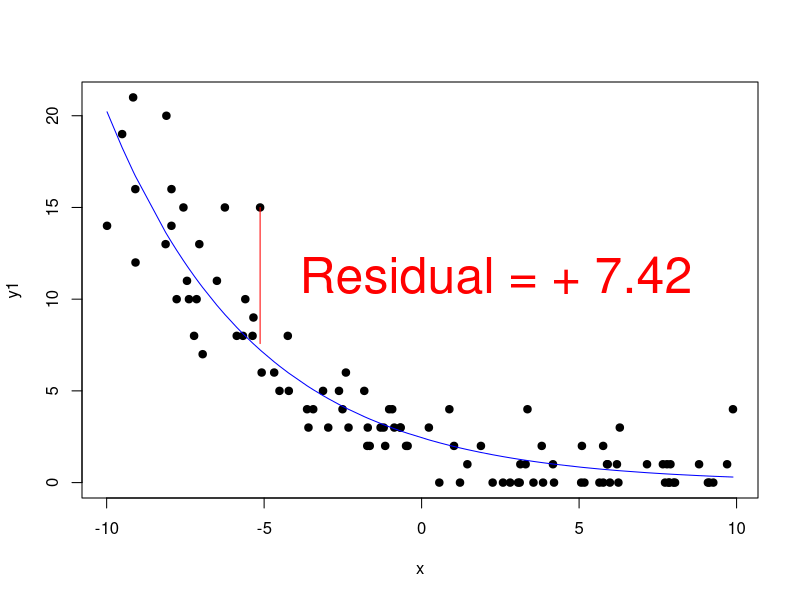
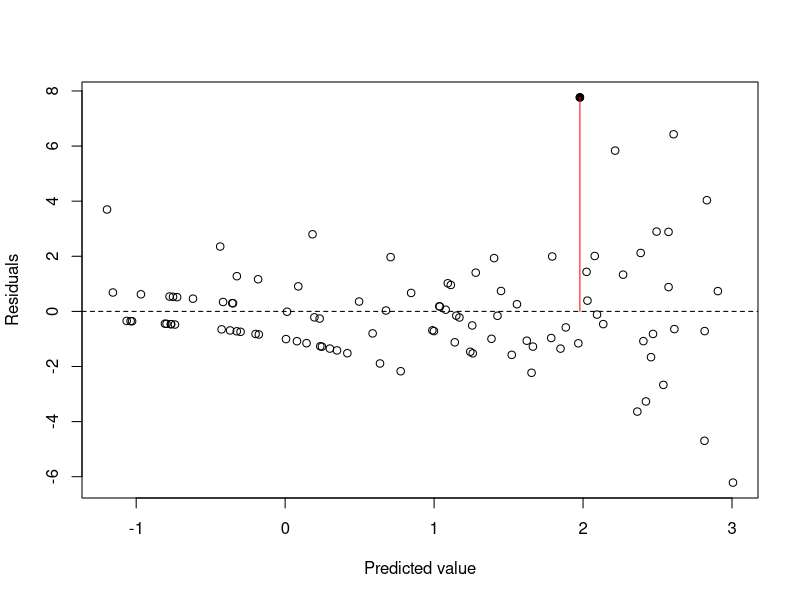
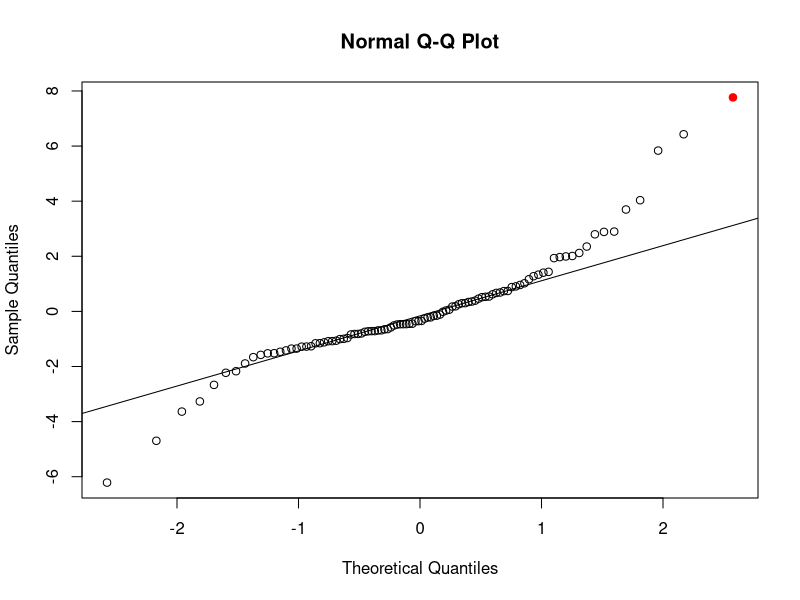
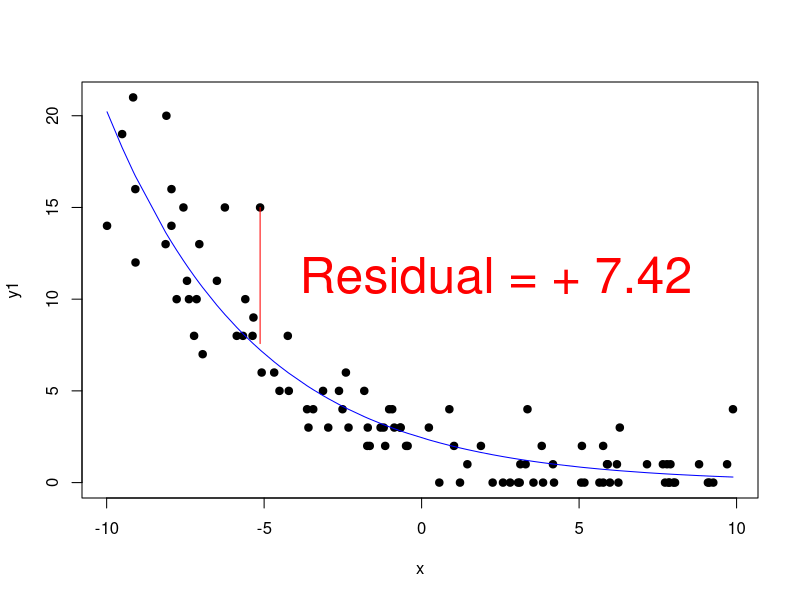
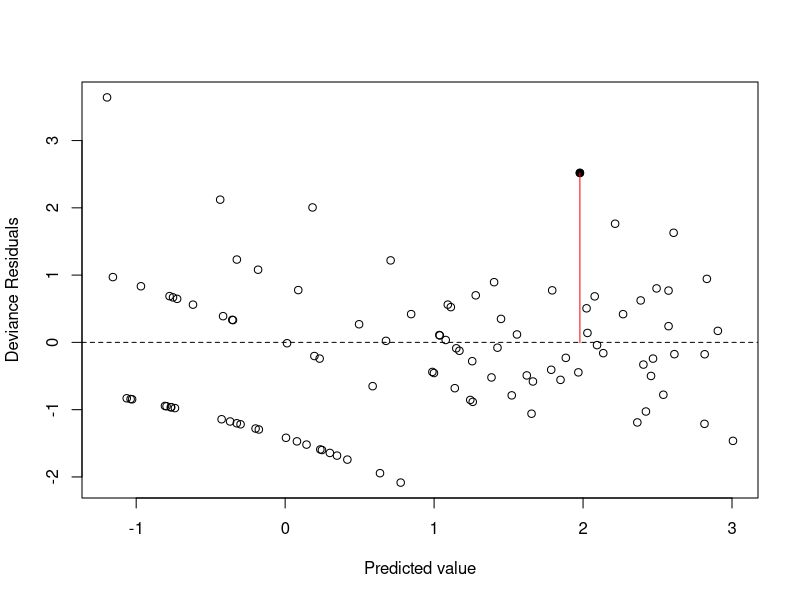
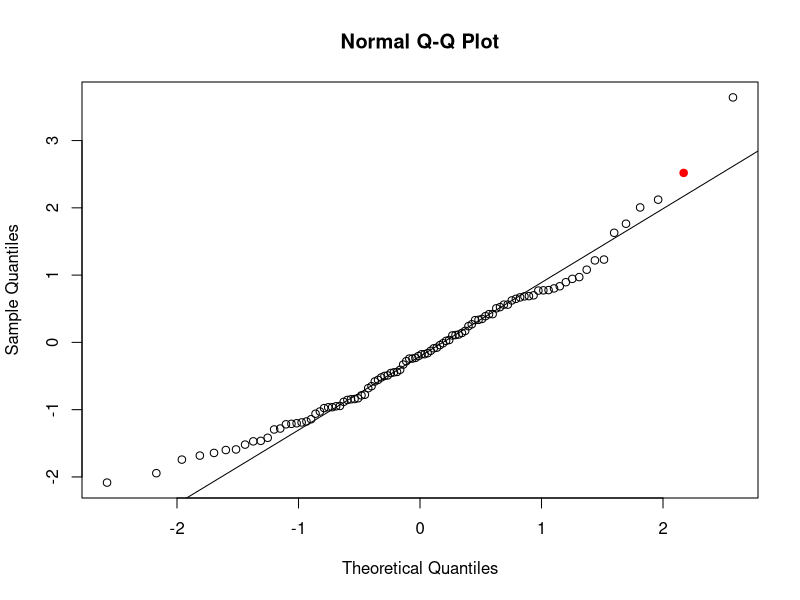
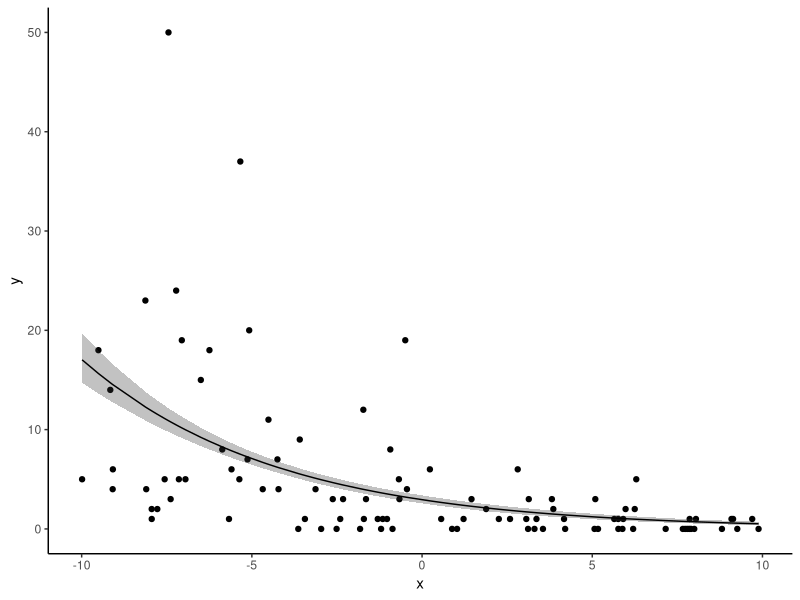
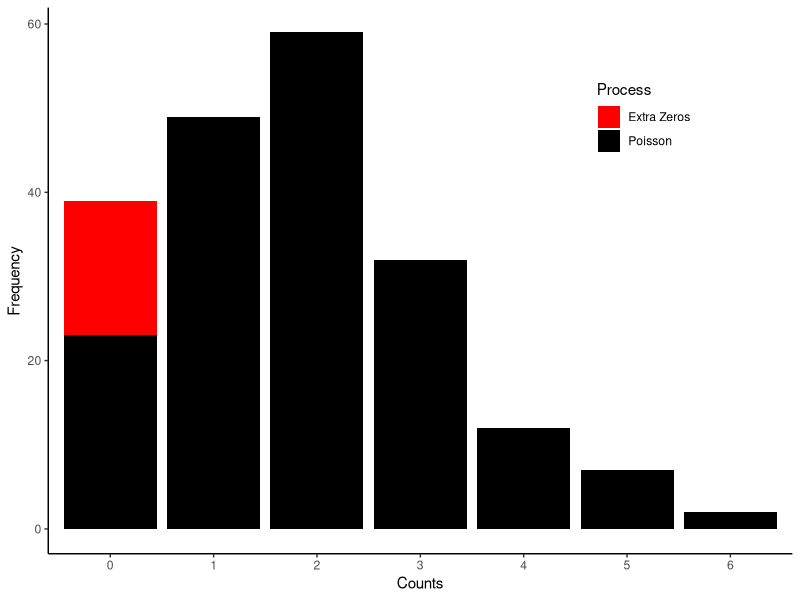

The R source for these figures, in order: (Note: this script raises an error after producing the figures.)
## ---- chunk 1
#Trick to get smaller R code size with out resorting to LaTeX text sizes
def.chunk.hook  <- knitr::knit_hooks$get("chunk")
knitr::knit_hooks$set(chunk = function(x, options) {
  x <- def.chunk.hook(x, options)
  ifelse(options$size != "normalsize", paste0("\n \\", options$size,"\n\n", x, "\n\n \\normalsize"), x)
})

knitr::opts_chunk$set(echo = FALSE, eval = TRUE, message=TRUE, warning=TRUE, size = 'footnotesize')
library(MASS) #glm.nb
library(tidyverse)
theme_set(theme_classic())
# library(ggpubr)
library(knitr)
# library(kableExtra)
# library(latex2exp)

set.seed(123)

#Functions
logit <- function(x) log(x/(1-x))
invLogit <- function(x) exp(x)/(1+exp(x))

#Generate data that violate lm assumptions:
n <- 100
x <- runif(n,-10,10)
yhat <- 1 - 0.2*x #Expected value
y0 <- yhat + rnorm(n,0,2) #OK
y1 <- rpois(n,exp(yhat))  #Poisson process
y2 <- rnbinom(n,mu=exp(yhat),size=1)  #NB process
# y2 <- rbinom(n,1,invLogit(yhat))  #Binomial process

d1 <- data.frame(x,yhat,y0,y1,y2) #Dataframe
rm(n,x,y0,y1,y2,yhat)

## ---- chunk 2
m1 <- glm(y1~x,data=d1,family='poisson')
plot(y1~x,data=d1,pch=19)
lines(sort(d1$x),exp(cbind(rep(1,nrow(d1)),sort(d1$x)) %*% coef(m1)),lwd=1,col='blue')
# x, yhat, y
resNo <- 81 #Line number to use as example
lines(rep(d1$x[resNo],2),c(exp(d1$yhat[resNo]),d1$y1[resNo]),col='red')
r1 <- d1$y1[resNo] - exp(d1$yhat[resNo])
text(x=d1$x[resNo],mean(c(exp(d1$yhat[resNo]),y=d1$y1[resNo])),
     labels=paste('Residual = +',round(r1,3)),adj=-0.1,col='red',cex=3)
## ---- chunk 3
plot(predict(m1),residuals(m1,type='response'),xlab='Predicted value',ylab='Residuals');abline(h=0,lty='dashed')
points(x=predict(m1)[resNo],y=residuals(m1,type='response')[resNo],col='black',pch=19)
lines(x=rep(predict(m1)[resNo],2),y=c(0,residuals(m1,type='response')[resNo]),col='red')
## ---- chunk 4
colVec <- rep('black',nrow(d1)); colVec[resNo] <- 'red'
pchVec <- rep(1,nrow(d1)); pchVec[resNo] <- 19
qqnorm(residuals(m1,type='response'),col=colVec,pch=pchVec); qqline(residuals(m1,type='response')) 

## ---- chunk 5
m1 <- glm(y1~x,data=d1,family='poisson')
plot(y1~x,data=d1,pch=19)
lines(sort(d1$x),exp(cbind(rep(1,nrow(d1)),sort(d1$x)) %*% coef(m1)),lwd=1,col='blue')
# x, yhat, y
resNo <- 81 #Line number to use as example
lines(rep(d1$x[resNo],2),c(exp(d1$yhat[resNo]),d1$y1[resNo]),col='red')
r1 <- d1$y1[resNo] - exp(d1$yhat[resNo])
text(x=d1$x[resNo],mean(c(exp(d1$yhat[resNo]),y=d1$y1[resNo])),
     labels=paste('Residual = +',round(r1,3)),adj=-0.1,col='red',cex=3)
## ---- chunk 6
plot(predict(m1),residuals(m1,type='deviance'),xlab='Predicted value',ylab='Deviance Residuals');abline(h=0,lty='dashed')
points(x=predict(m1)[resNo],y=residuals(m1,type='deviance')[resNo],col='black',pch=19)
lines(x=rep(predict(m1)[resNo],2),y=c(0,residuals(m1,type='deviance')[resNo]),col='red')
## ---- chunk 7
colVec <- rep('black',nrow(d1)); colVec[resNo] <- 'red'
pchVec <- rep(1,nrow(d1)); pchVec[resNo] <- 19
qqnorm(residuals(m1,type='deviance'),col=colVec,pch=pchVec); qqline(residuals(m1,type='deviance')) 

## ---- chunk 8
m2 <- glm(y2~x,data=d1,family='poisson')

do.call('cbind',predict(m2,se.fit=TRUE)[c(1:2)]) %>% data.frame() %>% 
  mutate(x=d1$x,y=d1$y2,upr=fit+se.fit*2,lwr=fit-se.fit*2) %>% 
  mutate(across(c(fit,upr,lwr),exp)) %>% arrange(x) %>% 
  ggplot(aes(x=x))+geom_point(aes(y=y))+
  geom_ribbon(aes(ymax=upr,ymin=lwr),alpha=0.3)+
  geom_line(aes(y=fit))
## ---- chunk 9
summary(m1)
## ---- chunk 10
m2 <- glm(y2~x,data=d1,family='poisson')
summary(m2)
## ---- chunk 11
n <- 200
data.frame(p=rpois(n,2),zi=rbinom(n,1,0.1)) %>% 
  mutate(proc=ifelse(zi==1,'Extra Zeros','Poisson'),p=ifelse(zi==1,0,p)) %>% 
  group_by(proc,p) %>% count() %>% ungroup() %>% 
  mutate(proc=factor(proc,levels=c('Extra Zeros','Poisson'))) %>% 
  ggplot(aes(x=factor(p)))+geom_col(aes(y=n,fill=proc))+
  labs(x='Counts',y='Frequency',fill='Process')+scale_fill_manual(values=c('red','black'))+
  theme(legend.position = c(0.8,0.8))

## ---- chunk 12
data.frame(p=rpois(n,0.8)) %>% 
  group_by(p) %>% count() %>% ungroup() %>% 
  ggplot(aes(x=factor(p)))+geom_col(aes(y=n),fill='black')+
  labs(x='Counts',y='Frequency')

## ---- chunk 13
n <- 200
data.frame(p=rpois(n,1),zi=rbinom(n,1,0.1)) %>% 
  mutate(proc=ifelse(zi==1,'Extra Zeros','Poisson'),p=ifelse(zi==1,0,p)) %>% 
  group_by(proc,p) %>% count() %>% ungroup() %>% 
  mutate(proc=factor(proc,levels=c('Extra Zeros','Poisson'))) %>% 
  ggplot(aes(x=factor(p)))+geom_col(aes(y=n,fill=proc))+
  labs(x='Counts',y='Frequency',fill='Process')+scale_fill_manual(values=c('red','black'))+
  theme(legend.position = c(0.8,0.8))

## ---- chunk 14
  include_graphics('./showMe.png',dpi=NA)
